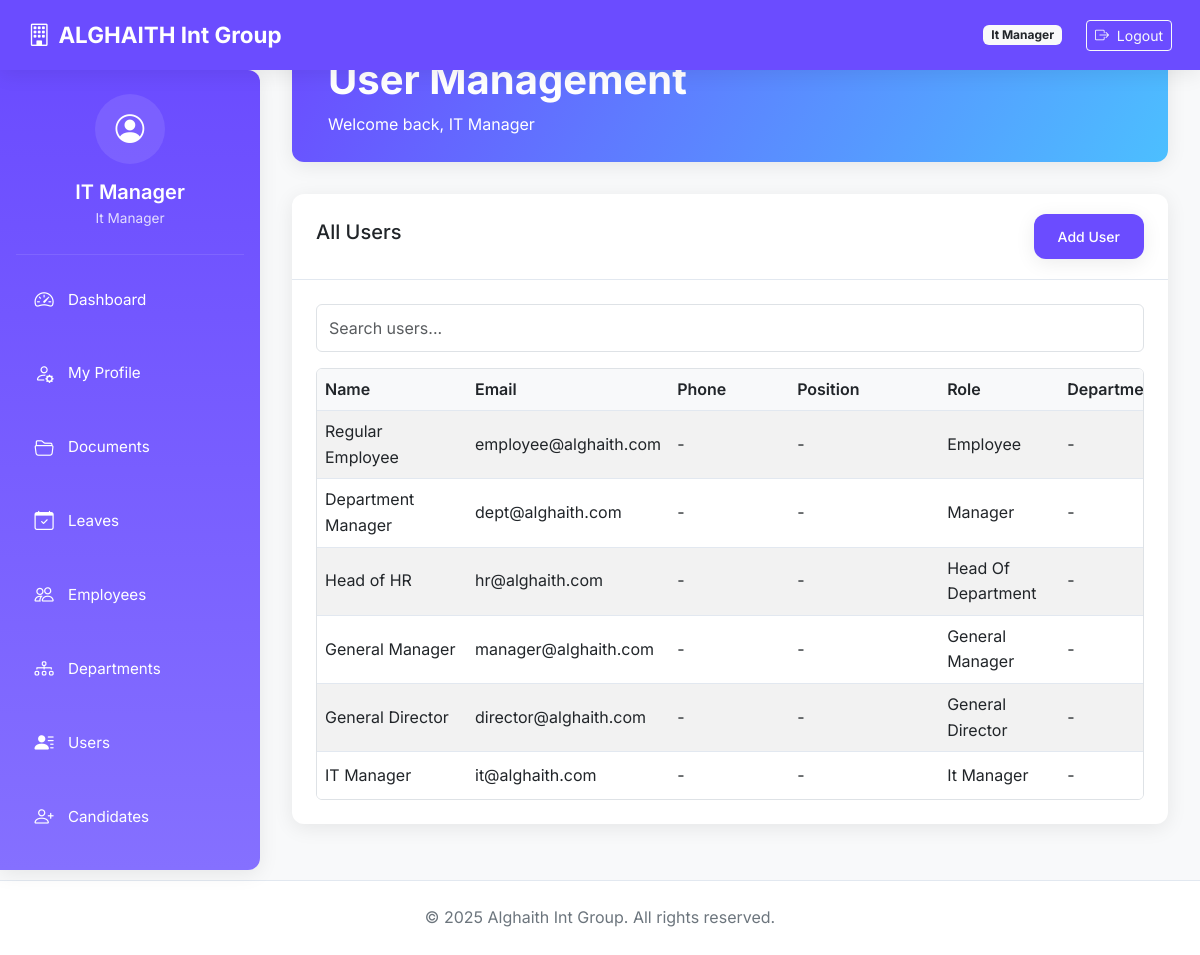
/dashboard/users (signed in), run on an earlier commit of the app's database.
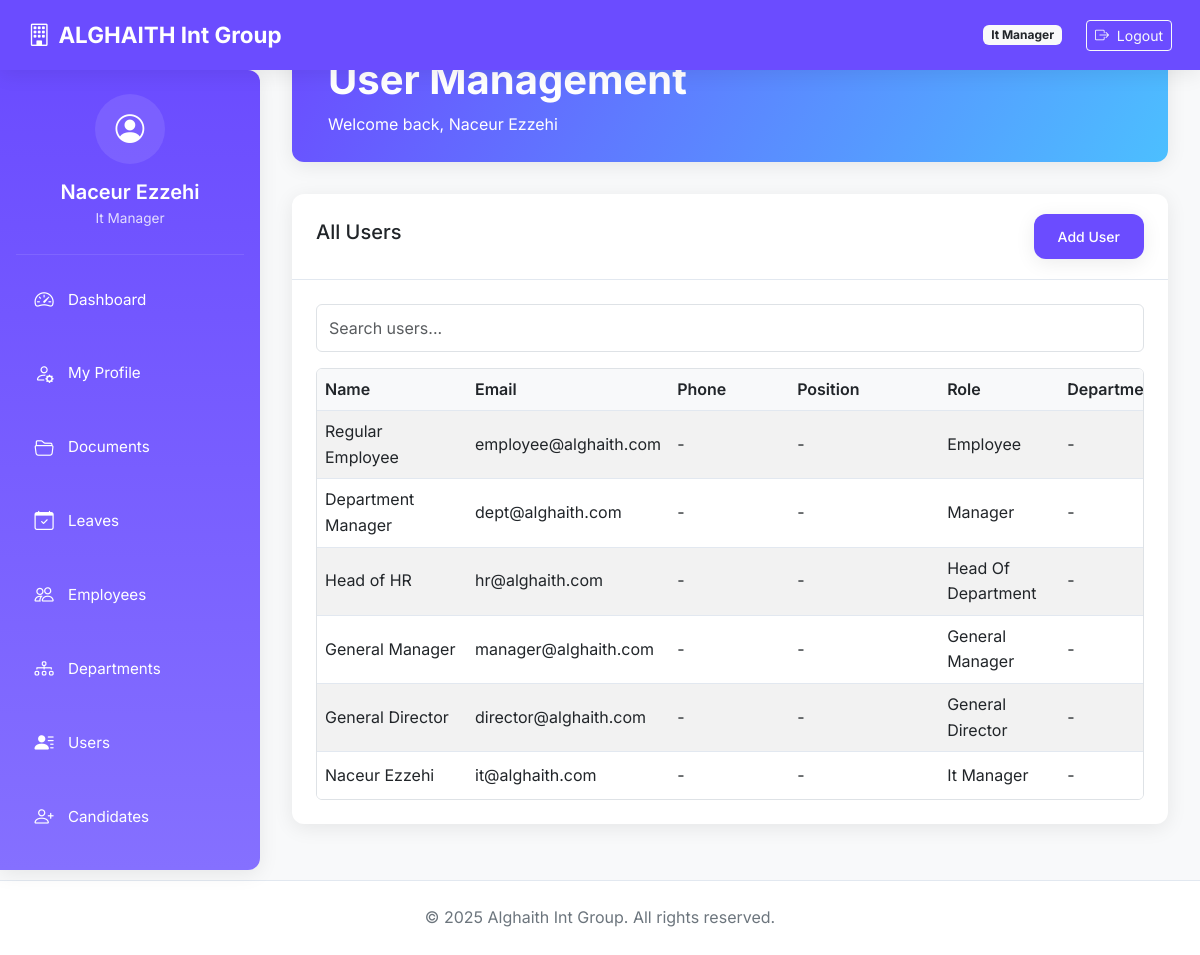
And on a later commit of the database.
### core/models.py (models this page shows, shortened)
class User(db.Model, UserMixin):
    __tablename__ = 'users'
    id = db.Column(db.Integer, primary_key=True)
    email = db.Column(db.String(120), unique=True, nullable=False, index=True)
    password_hash = db.Column(db.String(200), nullable=False)
    name = db.Column(db.String(100), nullable=False)
    role = db.Column(db.String(50), nullable=False)  # General Director, IT Manager, etc.
    avatar = db.Column(db.String(255), nullable=True)
    access_code = db.Column(db.String(20), unique=True, nullable=False)
    phone = db.Column(db.String(20), nullable=True)
    position = db.Column(db.String(100), nullable=True)
    created_at = db.Column(db.DateTime, default=datetime.utcnow)
    last_login = db.Column(db.DateTime)
    login_count = db.Column(db.Integer, default=0)
    is_active = db.Column(db.Boolean, default=True, nullable=False)
    documents = db.relationship('UserDocument', back_populates='user', cascade="all, delete-orphan")
    folders_created = db.relationship('Folder', back_populates='creator', cascade="all, delete-orphan")
    activities = db.relationship('ActivityLog', back_populates='user', cascade="all, delete-orphan")
    leave_requests = db.relationship('LeaveRequest', back_populates='requester', foreign_keys='LeaveRequest.user_id')
    approved_requests = db.relationship('LeaveRequest', back_populates='approver', foreign_keys='LeaveRequest.approver_id')
    @property
    def is_authenticated(self):
        return True

### modules/dashboard/routes.py (the view)
@dashboard_bp.route('/users')
@login_required
@role_required(['it_manager', 'general_director'])
def user_management():
    users = User.query.order_by(User.created_at.desc()).all()
    return render_template('dashboard/users.html', users=users)

### modules/auth/forms.py
class LogoutForm(FlaskForm):
    submit = SubmitField('Logout')

### app.py (called while the page is built)
@login_manager.user_loader
def load_user(user_id):
    from core.models import User
    return db.session.get(User, int(user_id))

@app.before_request
def make_session_permanent():
    session.permanent = True

### templates/dashboard/users.html (shortened to what this page needs)
{% extends "dashboard/base_dashboard.html" %}
{% block dashboard_title %}User Management{% endblock %}
{% block dashboard_content %}
<div class="card">
  <div class="card-header d-flex justify-content-between align-items-center">
    <h5>All Users</h5>
    <a href="{{ url_for('user.user_create') }}" class="btn btn-primary btn-sm">Add User</a>
  </div>
  <div class="card-body">
    <input class="form-control mb-3" id="searchInput" type="text" placeholder="Search users...">
    <div class="table-responsive-custom">
      <table class="table table-striped table-hover" id="userTable">
        <thead>
          <tr>
            <th style="min-width: 150px;">Name</th>
            <th style="min-width: 200px;">Email</th>
            <th style="min-width: 120px;">Phone</th>
            <th style="min-width: 150px;">Position</th>
            <th style="min-width: 120px;">Role</th>
            <th style="min-width: 150px;">Department</th>
          </tr>
        </thead>
        <tbody>
          {% for user in users %}
          <tr>
            <td>{{ user.name }}</td>
            <td>{{ user.email }}</td>
            <td>{{ user.phone or '-' }}</td>
            <td>{{ user.position or '-' }}</td>
            <td>{{ user.role|replace('_',' ')|title }}</td>
            <td>{{ user.department.name if user.department else '-' }}</td>
          </tr>
          {% endfor %}
        </tbody>
      </table>
    </div>
  </div>
</div>
{% endblock %}

### templates/dashboard/base_dashboard.html (shortened to what this page needs)
<!DOCTYPE html>
<html lang="en">
<head>
    <link href="https://cdn.jsdelivr.net/npm/bootstrap@5.3.0/dist/css/bootstrap.min.css" rel="stylesheet">
    <link href="https://cdn.jsdelivr.net/npm/bootstrap-icons@1.10.5/font/bootstrap-icons.css" rel="stylesheet">
    <link rel="stylesheet" href="{{ url_for('static', filename='css/styles.css') }}">
</head>
<body>
<nav class="navbar navbar-expand-lg navbar-dark">
    <div class="container-fluid">
        <a class="navbar-brand" href="{{ url_for('dashboard.role_dashboard') }}">
            <i class="bi bi-building me-2"></i>ALGHAITH Int Group
        </a>
        <div class="d-flex align-items-center">
            <span class="badge bg-light text-dark me-3 d-none d-md-inline">{{ current_user.role|replace('_', ' ')|title }}</span>
            {% if current_user.is_authenticated %}
            <div class="desktop-logout">
                <form method="post" action="{{ url_for('auth.logout') }}" class="ms-2 d-inline">
                    <button type="submit" class="btn btn-sm btn-outline-light">
                        <i class="bi bi-box-arrow-right me-1"></i> Logout
                    </button>
                </form>
            </div>
            {% endif %}
        </div>
    </div>
</nav>
<div class="sidebar" id="sidebarMenu">
    <div class="sidebar-header">
        <div class="user-info">
            <div class="user-avatar">
                <i class="bi bi-person-circle"></i>
            </div>
            <h5 class="user-name">{{ current_user.name }}</h5>
            <div class="user-role">{{ current_user.role|replace('_', ' ')|title }}</div>
        </div>
    </div>
    <ul class="nav flex-column">
        <li class="nav-item">
            <a class="nav-link" href="{{ url_for('dashboard.role_dashboard') }}">
                <i class="bi bi-speedometer2"></i> <span class="link-text">Dashboard</span>
            </a>
        </li>
        <li class="nav-item">
            <a class="nav-link" href="{{ url_for('profile.my_profile') }}">
                <i class="bi bi-person-gear"></i> <span class="link-text">My Profile</span>
            </a>
        </li>
        <li class="nav-item">
            <a class="nav-link" href="{{ url_for('docs.list_documents') }}">
                <i class="bi bi-folder2-open"></i> <span class="link-text">Documents</span>
            </a>
        </li>
        <li class="nav-item">
            <a class="nav-link" href="{{ url_for('leave.leaves_dashboard') }}">
                <i class="bi bi-calendar-check"></i> <span class="link-text">Leaves</span>
            </a>
        </li>
        <li class="nav-item">
            <a class="nav-link" href="{{ url_for('dashboard.employee_summary') }}">
                <i class="bi bi-people"></i> <span class="link-text">Employees</span>
            </a>
        </li>
        <li class="nav-item">
            <a class="nav-link" href="{{ url_for('department.department_summary') }}">
                <i class="bi bi-diagram-3"></i> <span class="link-text">Departments</span>
            </a>
        </li>
        <li class="nav-item">
            <a class="nav-link" href="{{ url_for('dashboard.user_management') }}">
                <i class="bi bi-person-lines-fill"></i> <span class="link-text">Users</span>
            </a>
        </li>
        <li class="nav-item">
            <a class="nav-link" href="{{ url_for('candidates.list_candidates') }}">
                <i class="bi bi-person-plus"></i> <span class="link-text">Candidates</span>
            </a>
        </li>
    </ul>
</div>
<div class="main-content">
    <div class="dashboard-header">
        <div class="container-fluid">
            <h1 class="dashboard-title">{% block dashboard_title %}Dashboard{% endblock %}</h1>
            <p class="mb-0">Welcome back, {{ current_user.name }}</p>
        </div>
    </div>
    {% block dashboard_content %}{% endblock %}
</div>
<footer>
    <div class="container-fluid">
        &copy; 2025 Alghaith Int Group. All rights reserved.
    </div>
</footer>
</body>
</html>

What changed in the data, as far as the page shows it:
changed User "it@alghaith.com": name "IT Manager" → "Naceur Ezzehi"
